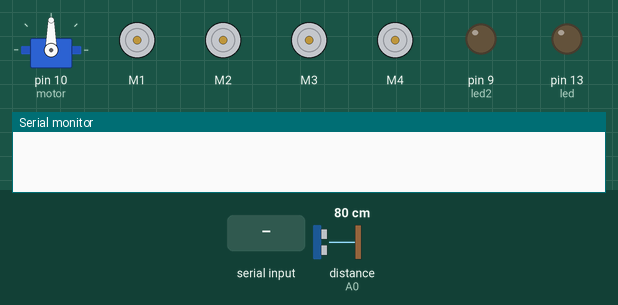
This sketch was run on a simulated Arduino Uno, built with avr-gcc and run on an emulated ATmega328P. Shown: servo, 4 × DC motor (green arrow = forward, orange = backward, longer = faster), output pins drawn as LEDs (lit = HIGH), the last lines printed to the serial monitor. Inputs (shaded band) come from the test bench; at power-on: distance to the obstacle (sensor on A0) 80 cm. The echo pulse lasts 58.3 µs per cm; pins used as bus, display or sensor lines are not drawn.

Above: at 1.2 s.
1.3 s: "<forward>" received over Serial
At 1.9 s:
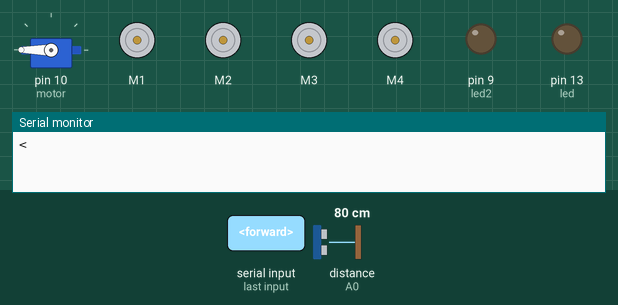
4.3 s: byte 70 ('F') received over Serial
At 5.4 s:
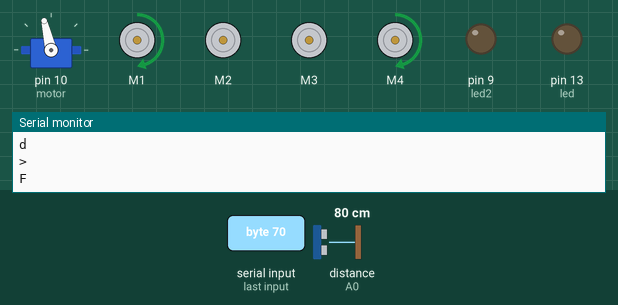
5.8 s: byte 66 ('B') received over Serial
At 6.5 s:
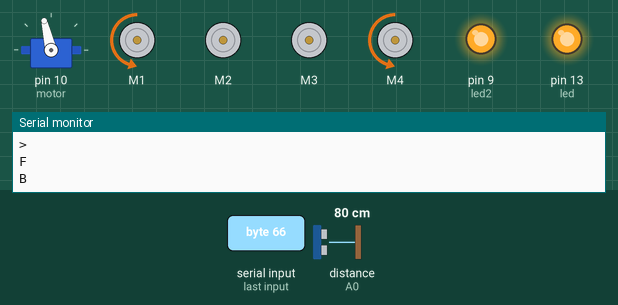
7.3 s: byte 83 ('S') received over Serial
At 7.9 s:
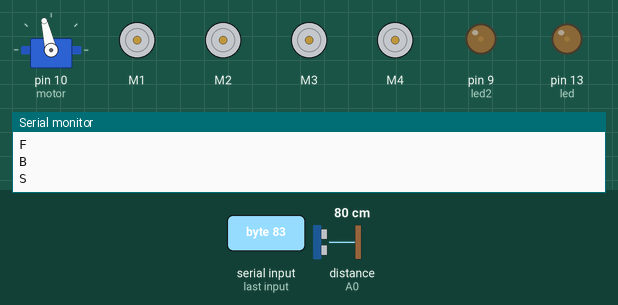
8.8 s: byte 76 ('L') received over Serial
At 9.8 s:
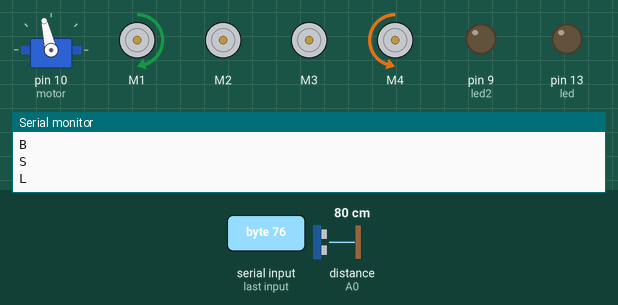
10.3 s: byte 61 ('=') received over Serial
At 11.1 s:
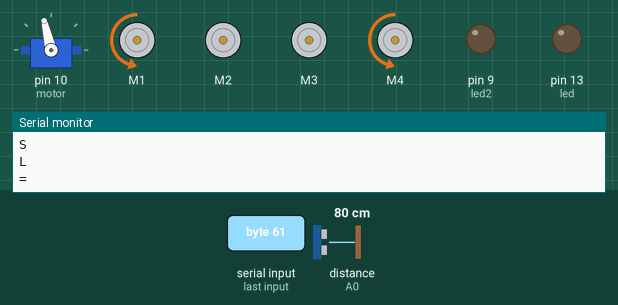
Timing chart, 0 to 12.8 s (numbered marks = the images above; inputs shaded):
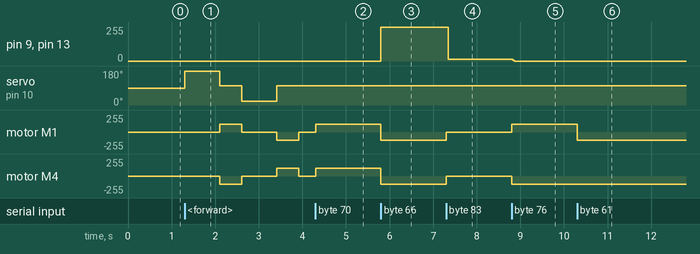

The sketch:

Obstacle_Voice_controlled_Car.ino
```cpp
/* Andrea Mahlo
 * Voice Controlled Car
*/
#include <Servo.h>
#include <AFMotor.h>
#define Echo A0
#define Trig A1
#define motor 10
#define Speed 120
#define spoint 103
char value;
String voice;
int distance;
int Left;
int Right;
int L = 0;
int R = 0;
int L1 = 0;
int R1 = 0;

int F = 0;
int fw;

int led = 13;
int led2 = 9;

Servo servo;
AF_DCMotor M1(1);
AF_DCMotor M2(2);
AF_DCMotor M3(3);
AF_DCMotor M4(4);
void setup() {
  Serial.begin(9600);
  pinMode(Trig, OUTPUT);
  pinMode(Echo, INPUT);
  servo.attach(motor);
  M1.setSpeed(Speed);
  M2.setSpeed(Speed);
  M3.setSpeed(Speed);
  M4.setSpeed(Speed);

  pinMode(led,OUTPUT); // led pin
  pinMode(led2,OUTPUT); // led pin
}
void loop() {
  //Obstacle();
  //VoiceControlled();
  Bluetoothcontrol();
  voicecontrol();

}
void Bluetoothcontrol() {
  if (Serial.available() > 0) {
    value = Serial.read();
    Serial.println(value);
  }
  if (value == 'F') {
    forward();
    offLED();
  } else if (value == 'B') {
    backward();
    onLED(); //LED ON
  } else if (value == 'L') {
    left();
    offLED();
  } else if (value == 'R') {
    right();
    offLED();
  } else if (value == 'S') {
    Stop();
    onLED(); //LED ON
    offLED();
  }
}
void Obstacle() {
  distance = ultrasonic();
  if (distance <= 12) {
    Stop();
    backward();
    delay(100);
    Stop();
    L = leftsee();
    servo.write(spoint);
    delay(800);
    R = rightsee();
    servo.write(spoint);
    if (L < R) {
      right();
      delay(500);
      Stop();
      delay(200);
    } else if (L > R) {
      left();
      delay(500);
      Stop();
      delay(200);
    }
  } else {
    forward();
  }
}
void voicecontrol() {
  if (Serial.available() > 0) {
    value = Serial.read();
    Serial.println(value);
    if (value == '+') {
      if(R >=10)
      {
        forward();
      }
      else if (R < 10) {
        Stop();
      }
    } else if (value == '=') {
      backward();
    } else if (value == '<') {
      L = leftsee();
      servo.write(spoint);
      if (L >= 10 ) {
        left();
        delay(500);
        Stop();
      } else if (L < 10) {
        Stop();
      }
    } else if (value == '>') {
      R = rightsee();
      servo.write(spoint);
      if (R >= 10 ) {
        right();
        delay(500);
        Stop();
      } else if (R < 10) {
        Stop();
      }
    } else if (value == '*') {
      Stop();
    }
  }
}
// Ultrasonic sensor distance reading function
int ultrasonic() {
  digitalWrite(Trig, LOW);
  delayMicroseconds(4);
  digitalWrite(Trig, HIGH);
  delayMicroseconds(10);
  digitalWrite(Trig, LOW);
  long t = pulseIn(Echo, HIGH);
  long cm = t / 29 / 2; //time convert distance
  return cm;
}
void forward() {
  M1.run(FORWARD);
  M4.run(FORWARD);
}
void backward() {
  M1.run(BACKWARD);
  M4.run(BACKWARD);
}
void right() {
  M1.run(BACKWARD);
  M4.run(FORWARD);
}
void left() {
  M1.run(FORWARD);
  M4.run(BACKWARD);
}
void Stop() {
  M1.run(RELEASE);
  M4.run(RELEASE);
}
int rightsee() {
  servo.write(20);
  delay(800);
  Left = ultrasonic();
  return Left;
}
int leftsee() {
  servo.write(180);
  delay(800);
  Right = ultrasonic();
  return Right;
}
int forwardsee()
{
  fw = ultrasonic();
}
void onLED()
{
 digitalWrite(led,HIGH); // led ON
 digitalWrite(led2,HIGH);
}
void offLED()
{
 digitalWrite(led,LOW); // led ON
 digitalWrite(led2,LOW);
}
void ldrLight()
{
  int s1=analogRead(A5); // LDR Sensor output pin connected
 Serial.println(s1);
 delay(50);
 if(s1 > 300 )
 {
 digitalWrite(led,HIGH); // led ON
 digitalWrite(led2,HIGH);
 }
 else if(s1 < 300)
 {
 digitalWrite(led,LOW); // led OFF
 digitalWrite(led2,LOW);
 }
}
void VoiceControlled()
{
  while(Serial.available())
  {
    delay(3);
    char c = Serial.read();
    voice+=c;
  }
   if (voice.length() > 0) {
    //voice = Serial.read();
    Serial.println(voice);
    if (voice == "forward") {
      if(R >=10)
      {
        forward();
      }
      else if (R < 10) {
        Stop();
      }
    } else if (voice == "backward") {
      backward();
    } else if (voice == "left") {
      L = leftsee();
      servo.write(spoint);
      if (L >= 10 ) {
        left();
        delay(500);
        Stop();
      } else if (L < 10) {
        Stop();
      }
    } else if (voice == "right") {
      R = rightsee();
      servo.write(spoint);
      if (R >= 10 ) {
        right();
        delay(500);
        Stop();
      } else if (R < 10) {
        Stop();
      }
    } else if (voice == "stop") {
      Stop();
    }
  }
}
```

Measured:
- after the input at 1.3 s, servo on pin 10 (motor): 90° → 180° at once, → 103° 0.81 s later, → 20° 0.50 s later, → 103° 0.81 s later; motor M1: stopped → forward 120/255 after 0.81 s, → stopped 0.50 s later, → backward 120/255 0.81 s later, → stopped 0.50 s later
- after the input at 4.3 s, motor M1, motor M4: stopped → forward 120/255 at once
- after the input at 5.8 s, pin 9 (led2), pin 13 (led): 0/255 → 255/255 at once; motor M1, motor M4: forward 120/255 → backward 120/255 at once
- after the input at 7.3 s, pin 9 (led2), pin 13 (led): 255/255 → 13/255 at once; motor M1, motor M4: backward 120/255 → stopped at once
- after the input at 8.8 s, pin 9 (led2), pin 13 (led): 13/255 → 0/255 at once; motor M1: stopped → forward 120/255 at once; motor M4: stopped → backward 120/255 at once
- after the input at 10.3 s, motor M1: forward 120/255 → backward 120/255 at once
